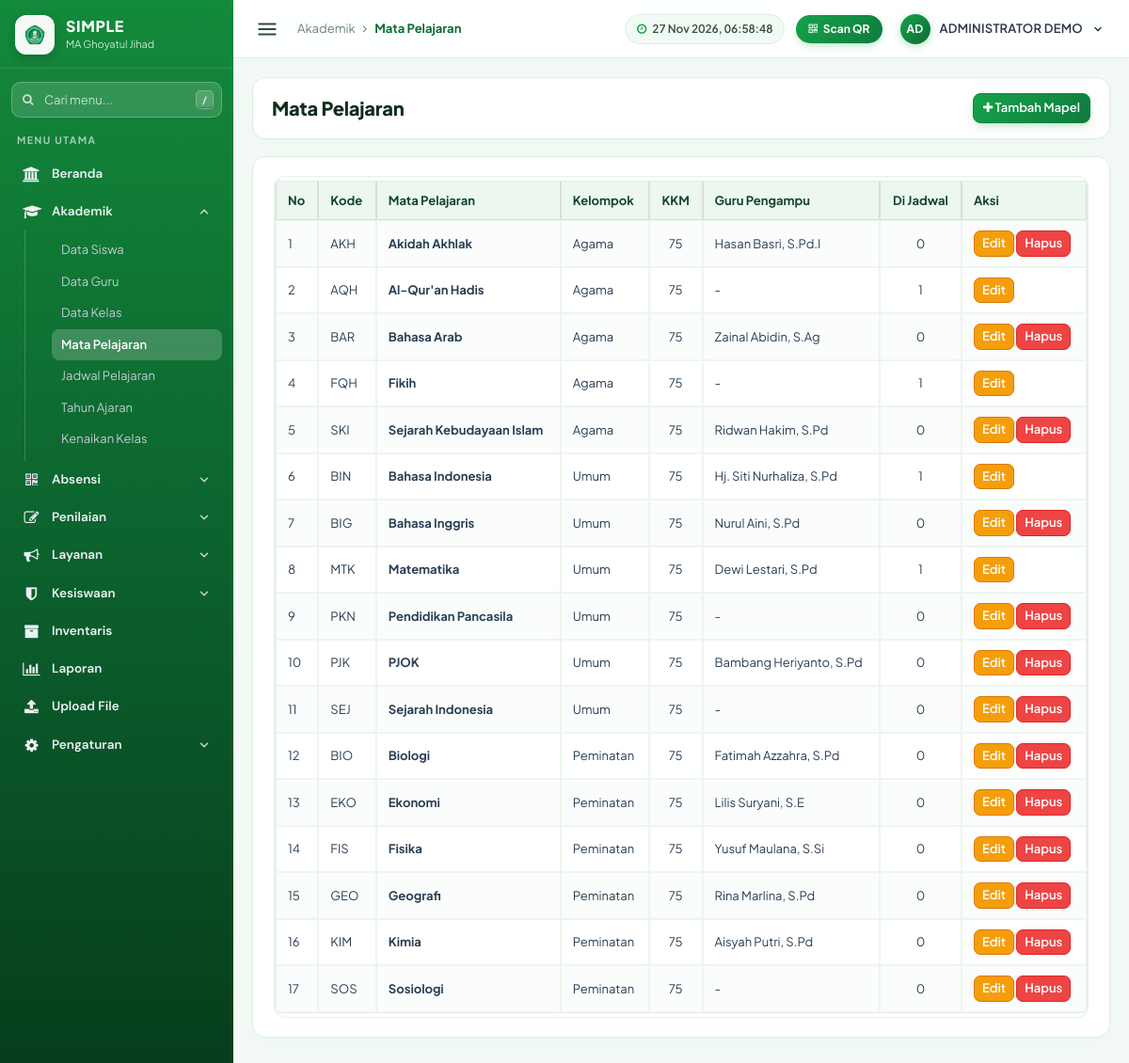
Page /index.php?page=Mata-Pelajaran (signed in) on the committed database.
### tables this page shows
CREATE TABLE `mapel` (
  `id` int NOT NULL,
  `kode` varchar(15) NOT NULL,
  `nama` varchar(100) NOT NULL,
  `kelompok` varchar(30) NOT NULL DEFAULT 'Umum',
  `kkm` int NOT NULL DEFAULT '75'
);

### index.php (called while the page is built, shortened)
<?php
require_once __DIR__ . '/library/helpers.php';
$routes = [
    'Dashboard' => 'pages/home.php',
    'Data-Siswa' => 'pages/siswa.php',
    'Data-Guru' => 'pages/guru.php',
    'Data-Kelas' => 'pages/kelas.php',
    'Absen-Scan' => 'pages/absen_scan.php',
    'Absen-Siswa' => 'pages/absen_siswa.php',
    'Absen-Guru' => 'pages/absen_guru.php',
    'Cetak-Kartu' => 'pages/kartu.php',
    'Profile' => 'pages/profile.php',
    'User-Guide' => 'pages/help.php',
    'Help' => 'pages/help.php',
    'Users' => 'pages/users.php',
    'Upload-File' => 'pages/upload_file.php',
    'Tahun-Ajaran' => 'pages/tahun_ajaran.php',
    'Mata-Pelajaran' => 'pages/mapel.php',
    'Jadwal' => 'pages/jadwal.php',
    'Perizinan' => 'pages/perizinan.php',
    'Pengumuman' => 'pages/pengumuman.php',
    'Kenaikan-Kelas' => 'pages/kenaikan.php',
    'Input-Nilai' => 'pages/nilai.php',
    'Rapor' => 'pages/rapor.php',
    'Cetak-Rapor' => 'pages/cetak_rapor.php',
    'Laporan' => 'pages/laporan.php',
    'Pelanggaran' => 'pages/pelanggaran.php',
    'Inventaris' => 'pages/inventaris.php',
    'Master-Menu' => 'pages/master_menu.php',
];
$page = $_GET['page'] ?? 'Dashboard';
require __DIR__ . '/' . $routes[$page];

### library/helpers.php (called while the page is built, shortened)
<?php
function e($s) { return htmlspecialchars((string)$s, ENT_QUOTES, 'UTF-8'); }
function role() { return strtoupper((string)($_SESSION['SES_ROLE'] ?? '')); }
function canEdit() { return in_array(role(), ['ADMIN', 'TATA USAHA'], true); }
function qall($db, $sql, $types = '', $p = []) {
    $st = $db->prepare($sql);
    $st->execute();
    return $st->get_result()->fetch_all(MYSQLI_ASSOC);
}

### pages/mapel.php (the view, shortened to what this page needs)
<?php
$db = $koneksidb;
$kelompok = ['Agama', 'Umum', 'Peminatan', 'Muatan Lokal'];
$rows = qall($db, "SELECT m.*, (SELECT COUNT(*) FROM jadwal j WHERE j.mapel_id = m.id) AS jml,
                   (SELECT GROUP_CONCAT(g.nama SEPARATOR ', ') FROM guru g WHERE g.status='Active' AND g.mapel LIKE CONCAT('%', m.nama, '%')) AS pengampu
                   FROM mapel m ORDER BY FIELD(m.kelompok,'Agama','Umum','Peminatan','Muatan Lokal'), m.nama");
include "header.php";
?>
<div class="right_col" role="main">
  <div class="page-title"><div class="title_left"><h3>Mata Pelajaran</h3></div>
    <div class="title_right"><?php if (canEdit()): ?><button class="btn btn-primary btn-sm" id="btnAdd"><i class="fa fa-plus"></i> Tambah Mapel</button><?php endif; ?></div></div>
  <div class="x_panel"><div class="x_content table-responsive">
    <table class="table table-bordered table-striped" id="tbl">
      <thead><tr><th>No</th><th>Kode</th><th>Mata Pelajaran</th><th>Kelompok</th><th class="text-center">KKM</th><th>Guru Pengampu</th><th class="text-center">Di Jadwal</th><?php if (canEdit()): ?><th>Aksi</th><?php endif; ?></tr></thead>
      <tbody><?php foreach ($rows as $i => $r): ?>
        <tr><td><?= $i + 1 ?></td><td><?= e($r['kode']) ?></td><td><b><?= e($r['nama']) ?></b></td><td><?= e($r['kelompok']) ?></td><td class="text-center"><?= (int)$r['kkm'] ?></td>
          <td><?= e($r['pengampu'] ?: '-') ?></td><td class="text-center"><?= (int)$r['jml'] ?></td>
          <?php if (canEdit()): ?><td><button class="btn btn-warning btn-xs btn-edit" data-row="<?= e(json_encode($r)) ?>">Edit</button>
            <?php if (!$r['jml']): ?><form method="POST" style="display:inline"><button class="btn btn-danger btn-xs" onclick="return confirm('Hapus mapel ini?')">Hapus</button></form><?php endif; ?></td><?php endif; ?></tr>
      <?php endforeach; ?></tbody>
    </table>
  </div></div>
</div>
<?php if (canEdit()): ?>
<div class="modal fade" id="mdl" tabindex="-1"><div class="modal-dialog"><form class="modal-content" method="POST">
  <div class="modal-header"><button type="button" class="close" data-dismiss="modal">&times;</button><h4 class="modal-title" id="mTitle">Mapel</h4></div>
  <div class="modal-body"><input type="hidden" name="act" id="m_act" value="add"><input type="hidden" name="id" id="m_id">
    <div class="row"><div class="col-xs-4"><label>Kode</label><input class="form-control" name="kode" id="m_kode" required maxlength="15"></div>
      <div class="col-xs-8"><label>Nama Mata Pelajaran</label><input class="form-control" name="nama" id="m_nama" required></div></div><br>
    <div class="row"><div class="col-xs-8"><label>Kelompok</label><select class="form-control" name="kelompok" id="m_kelompok"><?php foreach ($kelompok as $k) echo "<option>$k</option>"; ?></select></div>
      <div class="col-xs-4"><label>KKM</label><input type="number" min="0" max="100" class="form-control" name="kkm" id="m_kkm" value="75"></div></div>
    <p class="help-block">Guru pengampu diambil otomatis dari kolom "Mapel" di Data Guru (nama mapel harus sama).</p>
  </div>
  <div class="modal-footer"><button type="button" class="btn btn-default" data-dismiss="modal">Batal</button><button class="btn btn-primary">Simpan</button></div>
</form></div></div>
<?php endif; include "footer.php"; ?>

### assets/css/simple.css (style rules this page uses)
:root { --bg: #060a13; --panel: #0c1220; --card: #111a2d; --card-hover: #16223a; --line: #1e2a45; --fg: #e9eef8; --muted: #92a0bd; --green: #25b84f; --green-soft: rgba(37, 184, 79, .14); --amber: #fcb900; --amber-soft: rgba(252, 185, 0, .14); --danger: #ff6b6b; --font-display: "Sora", "Segoe UI", system-ui, sans-serif; --font-body: "Plus Jakarta Sans", "Segoe UI", system-ui, sans-serif; color-scheme: dark; }
* { box-sizing: border-box; }
html, body { height: 100%; }
body { background: var(--bg); color: var(--fg); font-family: var(--font-body); font-size: 15px; line-height: 1.5; padding-left: max(0px, env(safe-area-inset-left, 0px)); padding-right: max(0px, env(safe-area-inset-right, 0px)); }
button, input { font: inherit; color: inherit; }

### assets/css/legacy.css (style rules this page uses)
.right_col { padding: 0 4px 24px; color: #2a3f54; }
.right_col .page-title { display: flex; flex-wrap: wrap; align-items: center; justify-content: space-between; gap: 8px; margin: 0 0 14px; padding: 0; }
.right_col .page-title h3 { margin: 0; font-size: 22px; font-weight: 600; color: #1c2438; }
.right_col .title_left, .right_col .title_right { width: auto; float: none; padding: 0; min-height: 0; }
.x_panel { background: #fff; border: 1px solid #dde1e9; border-radius: 8px; padding: 14px 18px; margin-bottom: 16px; position: relative; box-shadow: 0 1px 2px rgba(20,30,60,.04); }
.x_content { padding: 4px 0; }
.btn { border-radius: 6px; }
body { margin:0 }
:root { color-scheme: light; }
body { font-size: 13px; }
table.dataTable thead th, table.table thead th { color: #1c2438; background: #fff; }
table.dataTable tbody td, table.table tbody td { color: #2a3f54; }
.right_col .page-title h3 { font-size: 19px; }
.right_col .btn { font-size: 13px; }

### assets/css/theme.css (style rules this page uses)
:root { --bg: #f3faf6; --fg: #16261d; --green: #16a34a; --green-dark: #0d6b33; --amber: #16a34a; --line-soft: #dceee2; color-scheme: light; }
body { background: var(--bg); color: var(--fg); margin: 0; font-family: "Plus Jakarta Sans", "DM Sans", "Segoe UI", system-ui, sans-serif; -webkit-font-smoothing: antialiased; }
.right_col { color: var(--fg); }
.right_col .page-title { display: flex; flex-wrap: wrap; align-items: center; justify-content: space-between; gap: 12px; margin: 0 0 18px !important; padding: 16px 20px !important; background: #ffffff; border: 1px solid var(--line-soft); border-radius: 14px; box-shadow: 0 4px 16px -8px rgba(13, 107, 51, 0.1); }
.right_col .page-title h3 { margin: 0; font-size: 20px; font-weight: 800; color: #0f2e1c; letter-spacing: -0.01em; display: flex; flex-wrap: wrap; align-items: center; gap: 8px; }
.right_col .title_right { display: flex; flex-wrap: wrap; align-items: center; gap: 8px; }
.x_panel { background: #ffffff; border: 1px solid var(--line-soft) !important; border-radius: 14px !important; padding: 20px 22px !important; margin-bottom: 18px !important; box-shadow: 0 4px 18px -6px rgba(13, 107, 51, 0.07) !important; }
.btn { border-radius: 9px !important; font-weight: 600 !important; transition: all 0.16s ease; box-shadow: none; }
.btn-xs { border-radius: 7px !important; padding: 3px 8px; }
.btn-sm { border-radius: 8px !important; }
.btn-primary { background: linear-gradient(135deg, #16a34a, #0f7a3d) !important; border-color: #11843e !important; color: #fff !important; box-shadow: 0 4px 12px -4px rgba(22, 163, 74, 0.45); }
.btn-warning { background: #f59e0b !important; border-color: #d97706 !important; color: #fff !important; }
.btn-danger { background: #ef4444 !important; border-color: #dc2626 !important; color: #fff !important; }
.table-responsive { border: 1px solid #e4f0e8; border-radius: 12px; overflow-x: auto; }
table.table, table.dataTable { border-collapse: separate; border-spacing: 0; border-color: #e2f0e6 !important; margin-bottom: 0 !important; }
table.table thead th, table.dataTable thead th { background: #ebf7ef !important; color: #144528 !important; font-weight: 700 !important; border-bottom: 1px solid #cde5d5 !important; padding: 11px 12px !important; }
table.table tbody td, table.dataTable tbody td { border-color: #edf5ef !important; padding: 10px 12px !important; vertical-align: middle !important; }
table.table-striped > tbody > tr:nth-of-type(odd) { background-color: #fafdfb; }

### rows in the picture
mapel: kode "AKH", nama "Akidah Akhlak", kelompok "Agama", kkm "75", pengampu "Hasan Basri, S.Pd.I", jml "0"
mapel: kode "AQH", nama "Al-Qur'an Hadis", kelompok "Agama", kkm "75", pengampu "-", jml "1"
mapel: kode "BAR", nama "Bahasa Arab", kelompok "Agama", kkm "75", pengampu "Zainal Abidin, S.Ag", jml "0"
mapel: kode "FQH", nama "Fikih", kelompok "Agama", kkm "75", pengampu "-", jml "1"
mapel: kode "SKI", nama "Sejarah Kebudayaan Islam", kelompok "Agama", kkm "75", pengampu "Ridwan Hakim, S.Pd", jml "0"
mapel: kode "BIN", nama "Bahasa Indonesia", kelompok "Umum", kkm "75", pengampu "Hj. Siti Nurhaliza, S.Pd", jml "1"
mapel: kode "BIG", nama "Bahasa Inggris", kelompok "Umum", kkm "75", pengampu "Nurul Aini, S.Pd", jml "0"
mapel: kode "MTK", nama "Matematika", kelompok "Umum", kkm "75", pengampu "Dewi Lestari, S.Pd", jml "1"
mapel: kode "PKN", nama "Pendidikan Pancasila", kelompok "Umum", kkm "75", pengampu "-", jml "0"
mapel: kode "PJK", nama "PJOK", kelompok "Umum", kkm "75", pengampu "Bambang Heriyanto, S.Pd", jml "0"
mapel: kode "SEJ", nama "Sejarah Indonesia", kelompok "Umum", kkm "75", pengampu "-", jml "0"
mapel: kode "BIO", nama "Biologi", kelompok "Peminatan", kkm "75", pengampu "Fatimah Azzahra, S.Pd", jml "0"
mapel: kode "EKO", nama "Ekonomi", kelompok "Peminatan", kkm "75", pengampu "Lilis Suryani, S.E", jml "0"
mapel: kode "FIS", nama "Fisika", kelompok "Peminatan", kkm "75", pengampu "Yusuf Maulana, S.Si", jml "0"
mapel: kode "GEO", nama "Geografi", kelompok "Peminatan", kkm "75", pengampu "Rina Marlina, S.Pd", jml "0"
mapel: kode "KIM", nama "Kimia", kelompok "Peminatan", kkm "75", pengampu "Aisyah Putri, S.Pd", jml "0"
mapel: kode "SOS", nama "Sosiologi", kelompok "Peminatan", kkm "75", pengampu "-", jml "0"

### other values in the picture
$nm "Beranda"
$nm "Akademik"
$k[0] "Data Siswa"
$k[0] "Data Guru"
$k[0] "Data Kelas"
$k[0] "Mata Pelajaran"
$k[0] "Jadwal Pelajaran"
$k[0] "Tahun Ajaran"
$k[0] "Kenaikan Kelas"
$nm "Absensi"
$nm "Penilaian"
$nm "Layanan"
$nm "Kesiswaan"
$nm "Inventaris"
$nm "Laporan"
